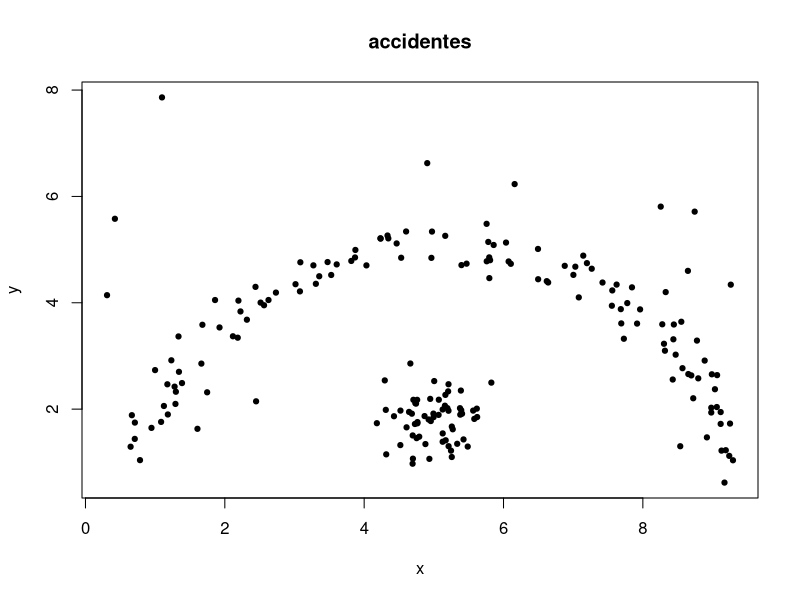
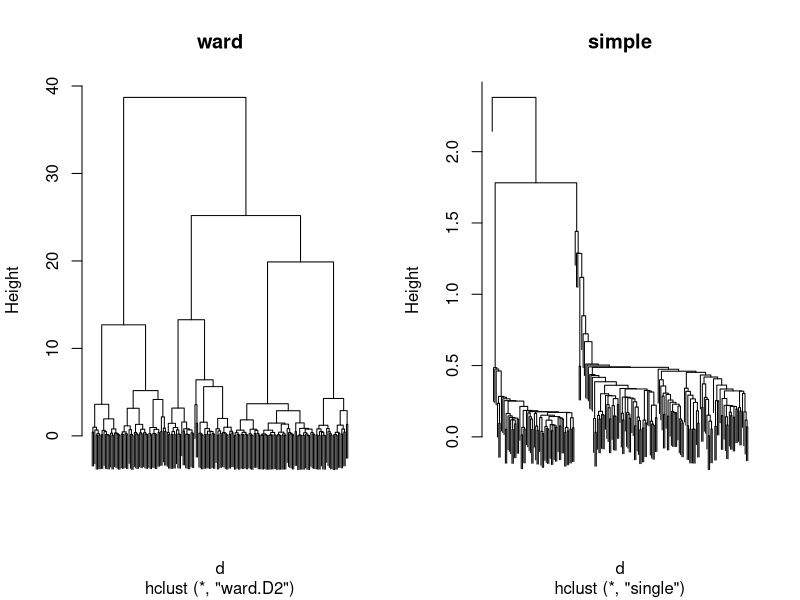
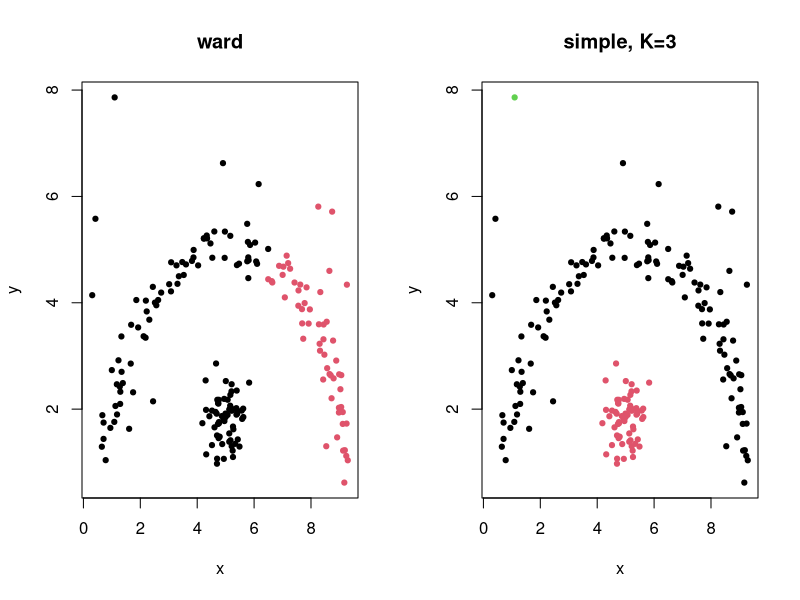
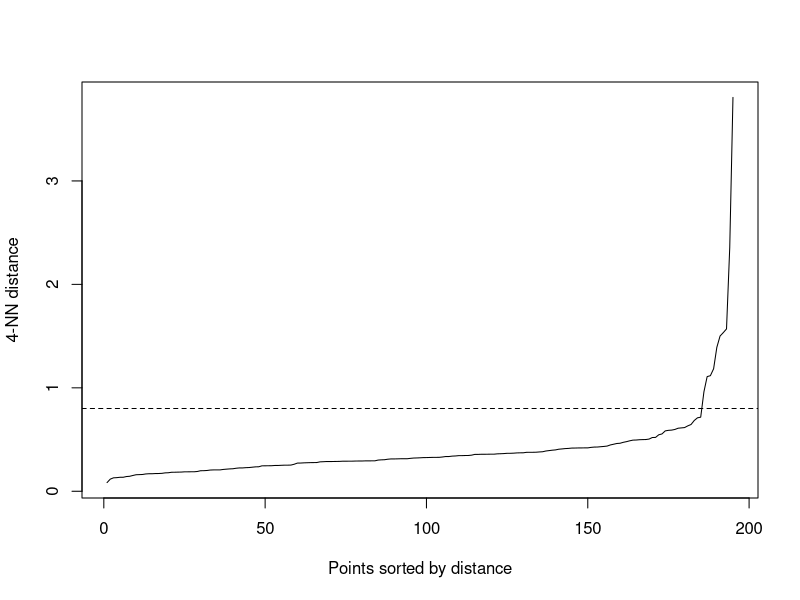
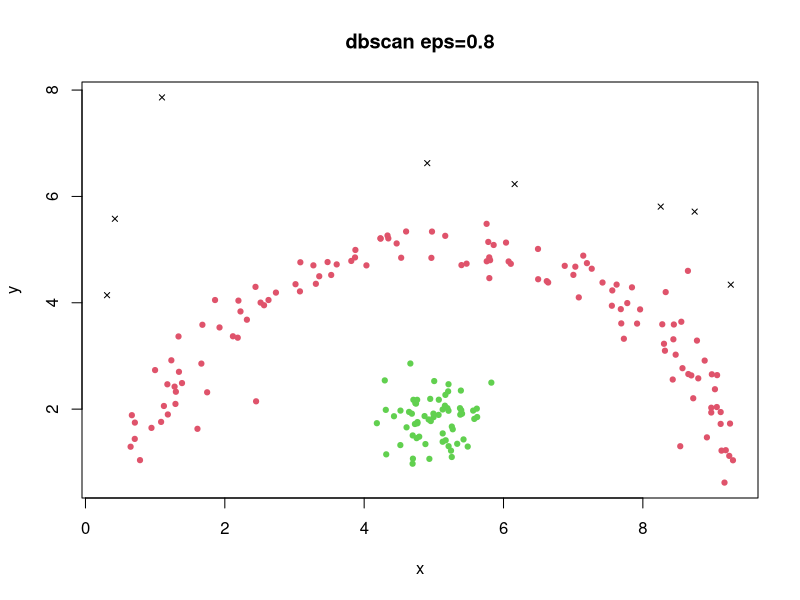
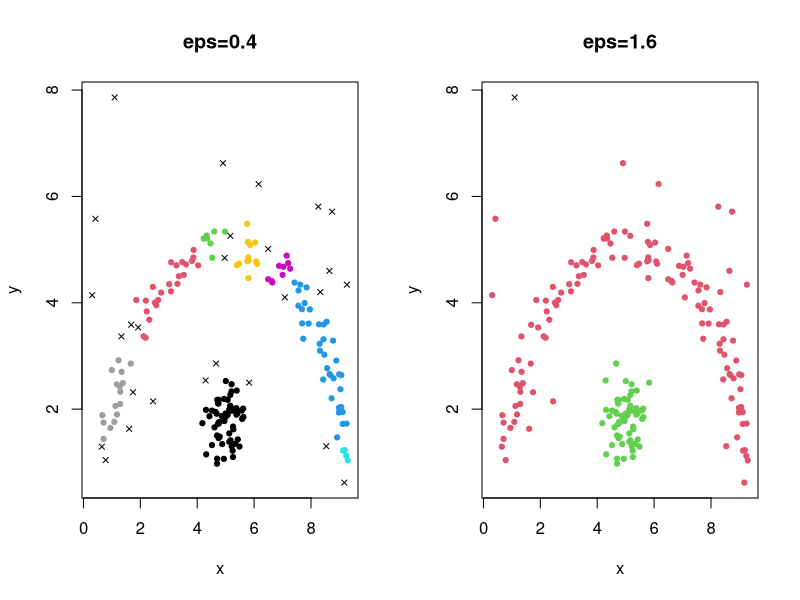

These charts were generated, in order, by the following R code:
# Taller 19 - jerarquico y DBSCAN (accidentes)

library(dbscan)

set.seed(2026)
t <- runif(120, 0, pi)
avenida  <- data.frame(x = 5 + 4 * cos(t) + rnorm(120, 0, 0.25),
                       y = 1 + 4 * sin(t) + rnorm(120, 0, 0.25))
cruce    <- data.frame(x = rnorm(60, 5, 0.35),
                       y = rnorm(60, 1.8, 0.35))
aislados <- data.frame(x = runif(15, 0, 10), y = runif(15, 0, 8))
acc <- rbind(avenida, cruce, aislados)
acc$zona <- rep(c("avenida", "cruce", "aislado"), c(120, 60, 15))

zona <- acc$zona
X <- acc[, c("x", "y")]   # x,y ya estan en la misma escala, no escalo

# 1. mapa sin la zona
plot(X, pch = 19, cex = .7, main = "accidentes")
# se ve un arco grande y una nube compacta en el centro abajo, mas unos puntos sueltos

# 2. jerarquico
d <- dist(X)
k_salto <- function(hc) {
  h <- rev(hc$height)
  which.max(-diff(h)) + 1
}

hw <- hclust(d, method = "ward.D2")
hs <- hclust(d, method = "single")
k_salto(hw); k_salto(hs)

par(mfrow = c(1, 2))
plot(hw, labels = FALSE, main = "ward"); plot(hs, labels = FALSE, main = "simple")

gw <- cutree(hw, k_salto(hw))
gs <- cutree(hs, 3)   # con el salto mayor solo separa un punto suelto, pruebo 3
plot(X, col = gw, pch = 19, cex = .7, main = "ward")
plot(X, col = gs, pch = 19, cex = .7, main = "simple, K=3")
# ward mezcla el cruce con parte del arco, lo corta en pedazos redondos
# simple con K=3 si respeta el arco, aunque se le pegan los aislados

# 3. DBSCAN
par(mfrow = c(1, 1))
kNNdistplot(X, k = 4)
abline(h = 0.8, lty = 2)   # el codo queda mas o menos entre 0.7 y 1
db <- dbscan(X, eps = 0.8, minPts = 5)
db
plot(X, col = db$cluster + 1, pch = ifelse(db$cluster == 0, 4, 19), cex = .7,
     main = "dbscan eps=0.8")   # x = ruido

# 4. eps a la mitad y al doble
db_m <- dbscan(X, eps = 0.4, minPts = 5)
db_d <- dbscan(X, eps = 1.6, minPts = 5)
db_m; db_d
par(mfrow = c(1, 2))
plot(X, col = db_m$cluster + 1, pch = ifelse(db_m$cluster == 0, 4, 19), cex = .7, main = "eps=0.4")
plot(X, col = db_d$cluster + 1, pch = ifelse(db_d$cluster == 0, 4, 19), cex = .7, main = "eps=1.6")
# con 0.4 el arco se parte en muchos grupos y sube mucho el ruido
# con 1.6 quedan los 2 grupos pero casi no hay ruido, los aislados se pegan a las zonas

# 5. cruce con zona
table(ward = gw, zona)
table(simple = gs, zona)
table(dbscan = db$cluster, zona)
# dbscan con eps=0.8 recupera avenida y cruce casi perfectos y deja como ruido
# los accidentes sueltos (algunos aislados caen sobre el arco, normal que no salgan)
# para la Secretaria: usar dbscan. identifica el corredor de la avenida y el cruce
# como dos puntos criticos distintos, y aparte los accidentes sueltos, que no son
# zona critica pero igual toca revisarlos caso a caso.
# ward/kmeans no sirven aca porque fuerzan grupos redondos y parten la avenida.
